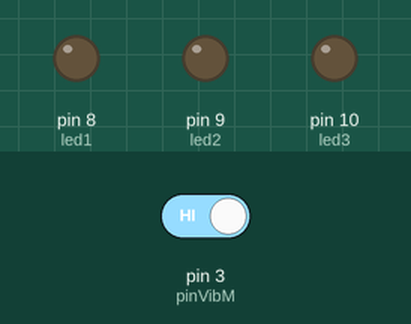
Recording of a sketch running on a simulated Arduino Uno, built with avr-gcc and run on an emulated ATmega328P. Shown: output pins drawn as LEDs (lit = HIGH). The test bench sets the inputs (shaded band); at power-on: pin 3 (pinVibM) HIGH.

Above: at 1.2 s.
1.3 s: pin 3 (pinVibM) driven LOW
Timing chart, 0 to 4.3 s (numbered marks = the images above; inputs shaded):
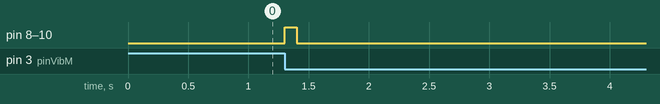

Measured:
- after the input at 1.3 s, pin 8 (led1), pin 9 (led2), pin 10 (led3): LOW → HIGH at once, → LOW 0.10 s later

The sketch:

HW5_1.ino
```cpp
const int pinVibM = 3;

byte count = 0;

const int led1=8;

const int led2=9;

const int led3=10;


void setup() {

  // put your setup code here, to run once:

  pinMode(pinVibM, INPUT);

  Serial.begin(9600);

  attachInterrupt(1,countVib,FALLING);

  pinMode(led1,OUTPUT);

  pinMode(led2,OUTPUT);

  pinMode(led3,OUTPUT);

}


void loop() {

  // put your main code here, to run repeatedly:

  if(count !=0){

    count = 0;

    digitalWrite(led1,1);

    digitalWrite(led2,1);

    digitalWrite(led3,1);

    delay(100);

  }else{

    digitalWrite(led1,0);

    digitalWrite(led2,0);

    digitalWrite(led3,0);

    delay(100);

  }

}


void countVib(){

   count++;

}
```
